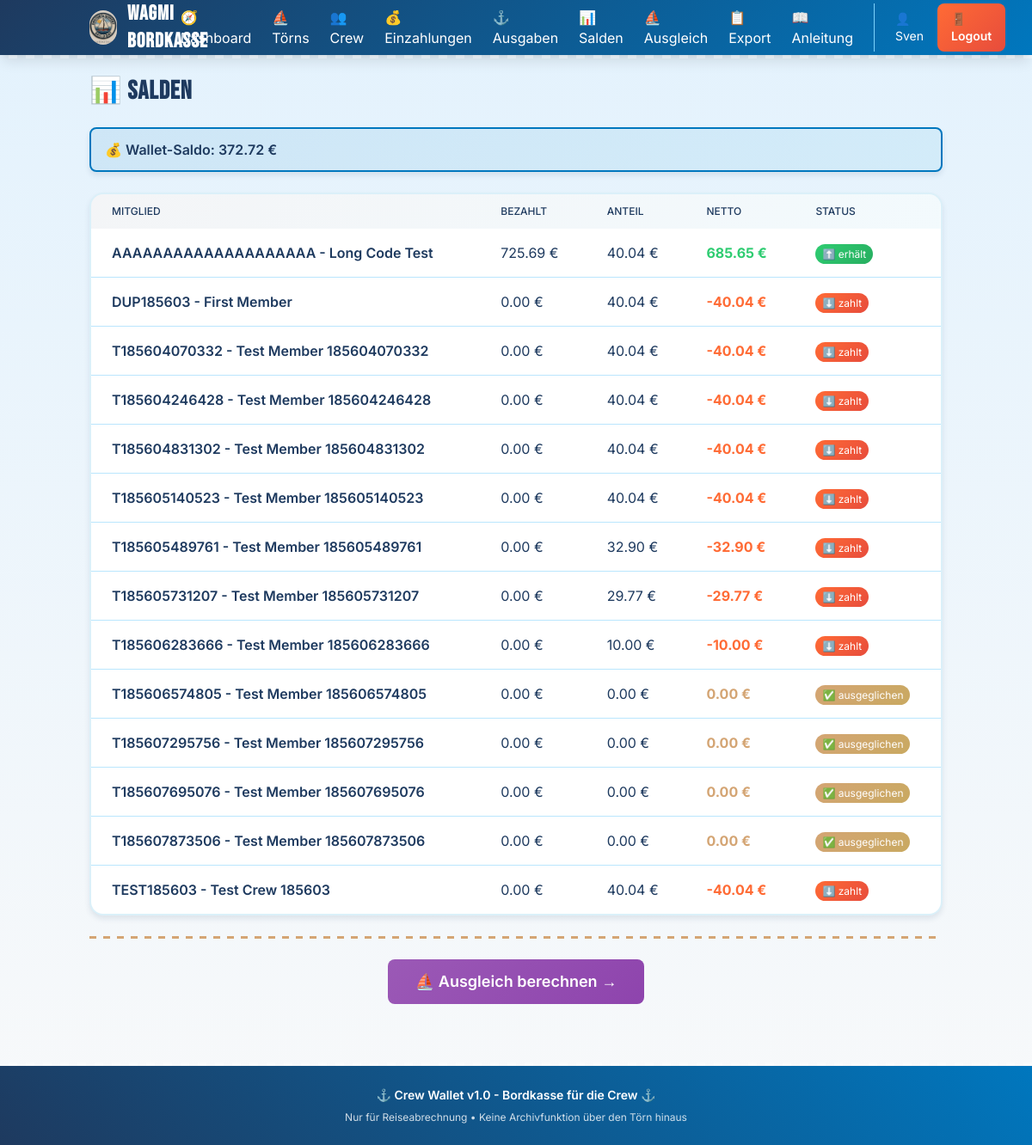
Before: /balances (signed in) with the older database file.
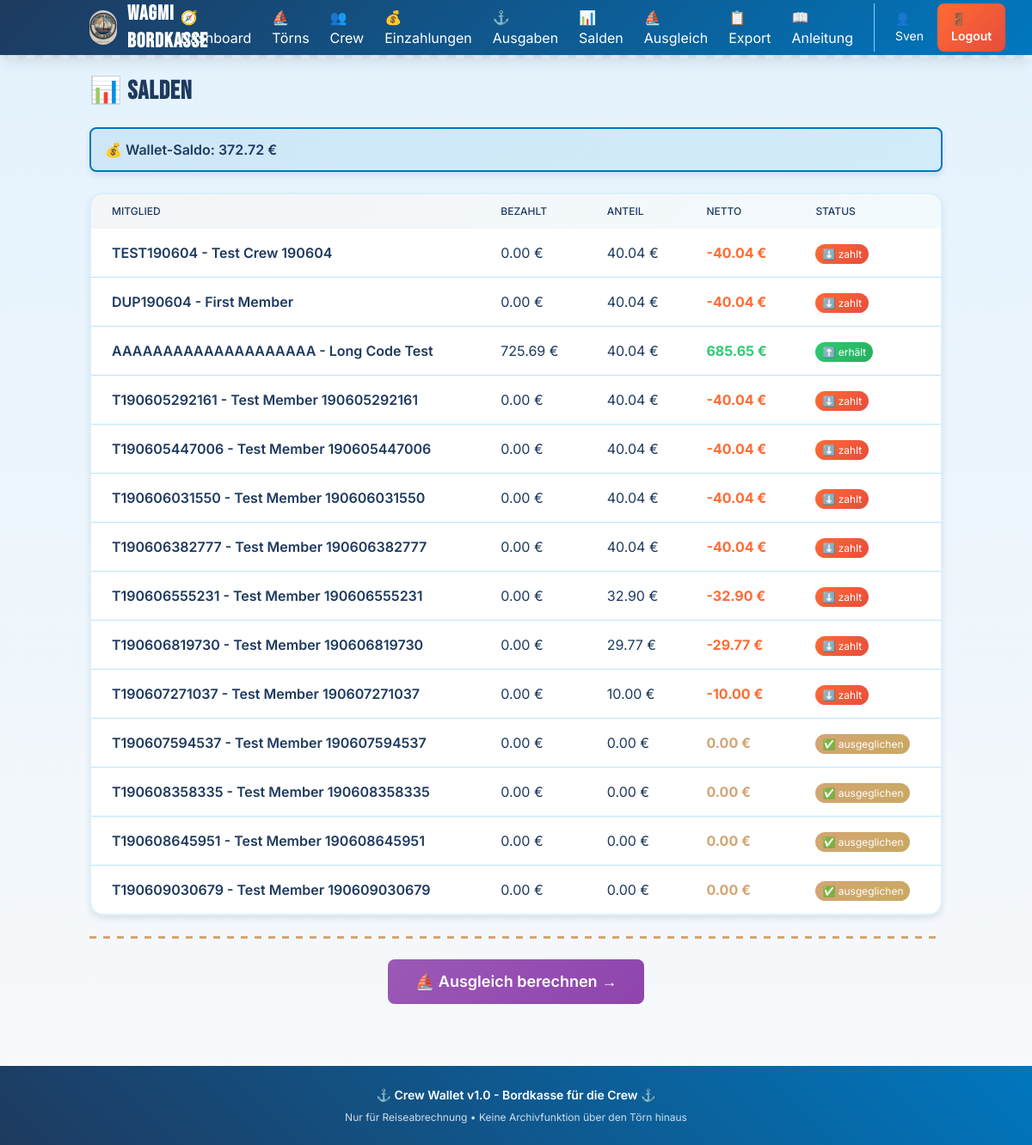
After: the same page with the newer database file.
### models.py (models this page shows)
class CrewMember(Base):
    __tablename__ = "crew_members"
    __table_args__ = (
        UniqueConstraint('trip_id', 'code', name='uq_crew_trip_code'),
    )
    id = Column(Integer, primary_key=True, index=True)
    trip_id = Column(Integer, ForeignKey("trips.id"), nullable=False, index=True)
    code = Column(String(20), nullable=False, index=True)
    name = Column(String(100), nullable=False)
    iban_or_handle = Column(String(100), nullable=True)
    created_at = Column(DateTime, default=datetime.utcnow)
    trip = relationship("Trip", back_populates="crew_members")
    deposits = relationship("Deposit", back_populates="member", cascade="all, delete-orphan")
    paid_expenses = relationship("Expense", foreign_keys="Expense.payer_id", back_populates="payer")
    expense_participations = relationship("ExpenseParticipant", back_populates="member", cascade="all, delete-orphan")

### routers/balances.py (the view)
@router.get("/balances", response_class=HTMLResponse)
async def show_balances(request: Request, db: Session = Depends(get_db)):
    active_trip = TripService.get_active_trip(db)
    if not active_trip:
        return RedirectResponse(url="/trips", status_code=303)
    balances, _ = calculate_balances(db, active_trip.id)
    total_deposits = db.query(func.sum(Deposit.amount_eur)).filter(
        Deposit.trip_id == active_trip.id
    ).scalar() or 0.0
    wallet_expenses = db.query(func.sum(Expense.amount_eur)).filter(
        Expense.paid_from == PaidFromEnum.wallet,
        Expense.trip_id == active_trip.id
    ).scalar() or 0.0
    wallet_balance = total_deposits - wallet_expenses
    return templates.TemplateResponse("balances.html", {
        "request": request,
        "balances": balances,
        "wallet_balance": round(wallet_balance, 2)
    })

### templates/balances.html
{% extends "layout.html" %}
{% block content %}
<div class="space-y-6">
    <h1 class="text-3xl font-bold maritime-header" style="color: var(--navy-deep);">📊 Salden</h1>
    <div class="porthole-card px-4 py-3 rounded-lg" style="background: linear-gradient(135deg, rgba(0, 119, 190, 0.1) 0%, rgba(135, 206, 235, 0.2) 100%); border-color: var(--ocean-blue);">
        <p class="font-semibold" style="color: var(--navy-deep);">💰 Wallet-Saldo: {{ "%.2f"|format(wallet_balance) }} €</p>
    </div>
    <div class="bg-white porthole-card overflow-hidden">
        <div class="overflow-x-auto">
            <table class="min-w-full">
                <thead style="background: linear-gradient(135deg, rgba(30, 58, 95, 0.05) 0%, rgba(135, 206, 235, 0.1) 100%);">
                    <tr>
                        <th class="px-6 py-3 text-left text-xs font-medium uppercase" style="color: var(--navy-deep);">Mitglied</th>
                        <th class="px-6 py-3 text-left text-xs font-medium uppercase" style="color: var(--navy-deep);">Bezahlt</th>
                        <th class="px-6 py-3 text-left text-xs font-medium uppercase" style="color: var(--navy-deep);">Anteil</th>
                        <th class="px-6 py-3 text-left text-xs font-medium uppercase" style="color: var(--navy-deep);">Netto</th>
                        <th class="px-6 py-3 text-left text-xs font-medium uppercase" style="color: var(--navy-deep);">Status</th>
                    </tr>
                </thead>
                <tbody class="divide-y divide-sky-200">
                    {% for balance in balances %}
                    <tr>
                        <td class="px-6 py-4 whitespace-nowrap font-semibold" style="color: var(--navy-deep);">
                            {{ balance.member.code }} - {{ balance.member.name }}
                        </td>
                        <td class="px-6 py-4 whitespace-nowrap" style="color: var(--navy-deep);">{{ "%.2f"|format(balance.paid_total) }} €</td>
                        <td class="px-6 py-4 whitespace-nowrap" style="color: var(--navy-deep);">{{ "%.2f"|format(balance.share_owed) }} €</td>
                        <td class="px-6 py-4 whitespace-nowrap font-bold" style="color: {% if balance.net > 0 %}var(--sea-foam){% elif balance.net < 0 %}var(--coral){% else %}var(--sand){% endif %};">
                            {{ "%.2f"|format(balance.net) }} €
                        </td>
                        <td class="px-6 py-4 whitespace-nowrap">
                            <span class="px-2 py-1 text-xs rounded-full text-white"
                                style="background: {% if balance.status == 'receives' %}linear-gradient(135deg, var(--sea-foam) 0%, #27ae60 100%){% elif balance.status == 'pays' %}linear-gradient(135deg, var(--coral) 0%, #e74c3c 100%){% else %}linear-gradient(135deg, var(--sand) 0%, #c9a961 100%){% endif %}">
                                {% if balance.status == 'receives' %}⬆️ erhält
                                {% elif balance.status == 'pays' %}⬇️ zahlt
                                {% else %}✅ ausgeglichen{% endif %}
                            </span>
                        </td>
                    </tr>
                    {% endfor %}
                </tbody>
            </table>
        </div>
    </div>
    <div class="rope-divider"></div>
    <div class="flex justify-center">
        <a href="/settlement" class="text-white px-8 py-3 rounded-lg text-lg font-semibold transition touch-action" style="background: linear-gradient(135deg, #9b59b6 0%, #8e44ad 100%);">
            ⛵ Ausgleich berechnen →
        </a>
    </div>
</div>
{% endblock %}

Changed rows visible on the page:
removed CrewMember: member.code "DUP185603", member.name "First Member"
removed CrewMember: member.code "T185604070332", member.name "Test Member 185604070332"
removed CrewMember: member.code "T185604246428", member.name "Test Member 185604246428"
removed CrewMember: member.code "T185604831302", member.name "Test Member 185604831302"
removed CrewMember: member.code "T185605140523", member.name "Test Member 185605140523"
removed CrewMember: member.code "T185605489761", member.name "Test Member 185605489761"
removed CrewMember: member.code "T185605731207", member.name "Test Member 185605731207"
removed CrewMember: member.code "T185606283666", member.name "Test Member 185606283666"
removed CrewMember: member.code "T185606574805", member.name "Test Member 185606574805"
removed CrewMember: member.code "T185607295756", member.name "Test Member 185607295756"
removed CrewMember: member.code "T185607695076", member.name "Test Member 185607695076"
removed CrewMember: member.code "T185607873506", member.name "Test Member 185607873506"
removed CrewMember: member.code "TEST185603", member.name "Test Crew 185603"
now on this page (row edited): CrewMember: member.code "TEST190604", member.name "Test Crew 190604"
now on this page (row edited): CrewMember: member.code "DUP190604", member.name "First Member"
now on this page (row edited): CrewMember: member.code "T190605292161", member.name "Test Member 190605292161"
now on this page (row edited): CrewMember: member.code "T190605447006", member.name "Test Member 190605447006"
now on this page (row edited): CrewMember: member.code "T190606031550", member.name "Test Member 190606031550"
now on this page (row edited): CrewMember: member.code "T190606382777", member.name "Test Member 190606382777"
now on this page (row edited): CrewMember: member.code "T190606555231", member.name "Test Member 190606555231"
now on this page (row edited): CrewMember: member.code "T190606819730", member.name "Test Member 190606819730"
now on this page (row edited): CrewMember: member.code "T190607271037", member.name "Test Member 190607271037"
now on this page (row edited): CrewMember: member.code "T190607594537", member.name "Test Member 190607594537"
now on this page (row edited): CrewMember: member.code "T190608358335", member.name "Test Member 190608358335"
now on this page (row edited): CrewMember: member.code "T190608645951", member.name "Test Member 190608645951"
now on this page (row edited): CrewMember: member.code "T190609030679", member.name "Test Member 190609030679"
Other visible differences:
new list line: "- 0.00 € 40.04 € -40.04 € ⬇️ zahlt"
new list line: "- 0.00 € 32.90 € -32.90 € ⬇️ zahlt"
new list line: "- 0.00 € 29.77 € -29.77 € ⬇️ zahlt"
new list line: "- 0.00 € 10.00 € -10.00 € ⬇️ zahlt"
new list line: "- 0.00 € 0.00 € 0.00 € ✅ ausgeglichen"
list line gone: "- 0.00 € 40.04 € -40.04 € ⬇️ zahlt"
list line gone: "- 0.00 € 32.90 € -32.90 € ⬇️ zahlt"
list line gone: "- 0.00 € 29.77 € -29.77 € ⬇️ zahlt"
list line gone: "- 0.00 € 10.00 € -10.00 € ⬇️ zahlt"
list line gone: "- 0.00 € 0.00 € 0.00 € ✅ ausgeglichen"
